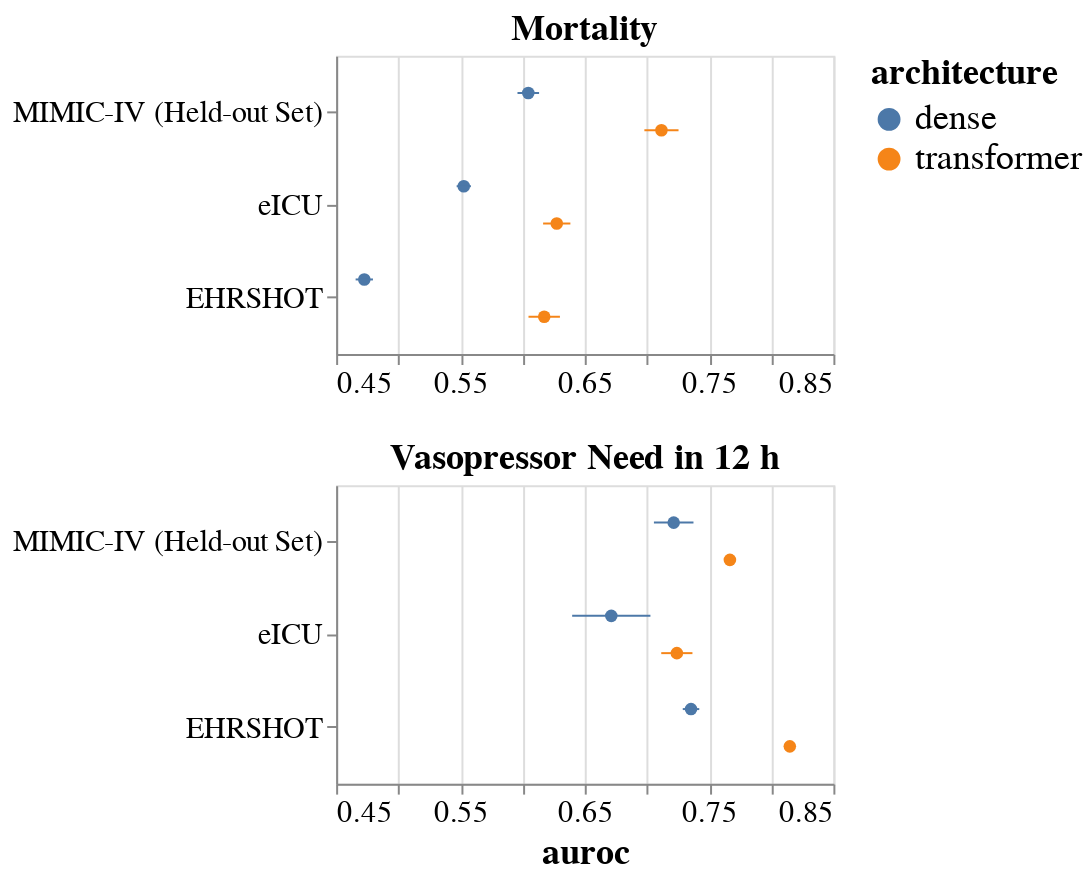

Notebook source saved alongside this figure:
### Code cell
# task_df = df[df['task'] == 'VasopressorNeed']
# print(task_df['auroc'].max())

dataset_order = ['MIMIC-IV (Held-out Set)', 'eICU', 'EHRSHOT']

vaso_chart = alt.Chart(df[df['task'] == 'VasopressorNeed'])
morta_chart = alt.Chart(df[df['task'] == 'Mortality'])
((morta_chart.mark_point(filled=True, size=40).encode(
    y=alt.Y('Dataset:N', axis=alt.Axis(title=None), sort=dataset_order),
    x=alt.X('mean(auroc):Q', scale=alt.Scale(zero=False), title=None),
    yOffset='architecture:N',
    color='architecture:N',
) + morta_chart.mark_errorbar().encode(
    y=alt.Y('Dataset:N', axis=alt.Axis(title=None), sort=dataset_order),
    x='auroc:Q',
    yOffset='architecture:N',
    color='architecture:N',
)).properties(width=250, height=150, title='Mortality') & ((vaso_chart.mark_point(filled=True, size=40).encode(
    y=alt.Y('Dataset:N', axis=alt.Axis(title=None), sort=dataset_order),
    x=alt.X('mean(auroc):Q', scale=alt.Scale(zero=False)),
    yOffset='architecture:N',
    color='architecture:N',
) + vaso_chart.mark_errorbar().encode(
    y=alt.Y('Dataset:N', axis=alt.Axis(title=None), sort=dataset_order),
    x='auroc:Q',
    yOffset='architecture:N',
    color='architecture:N',
)).properties(width=250, height=150, title='Vasopressor Need in 12 h'))).resolve_scale(x='shared').configure_axis(
    labelFontSize=15,
    titleFontSize=18
).configure_title(fontSize=18).configure_legend(titleFontSize=18,
labelFontSize=18)

### Figure 1 — Vega-Lite specification as saved in the notebook (floating-point values rounded to 4 significant figures)
{"config": {"view": {"continuousWidth": 300, "continuousHeight": 300}, "axis": {"labelFontSize": 15, "titleFontSize": 18}, "legend": {"labelFontSize": 18, "titleFontSize": 18}, "title": {"fontSize": 18}}, "vconcat": [{"layer": [{"mark": {"type": "point", "filled": true, "size": 40}, "encoding": {"color": {"field": "architecture", "type": "nominal"}, "x": {"aggregate": "mean", "field": "auroc", "scale": {"zero": false}, "title": null, "type": "quantitative"}, "y": {"axis": {"title": null}, "field": "Dataset", "sort": ["MIMIC-IV (Held-out Set)", "eICU", "EHRSHOT"], "type": "nominal"}, "yOffset": {"field": "architecture", "type": "nominal"}}}, {"mark": {"type": "errorbar"}, "encoding": {"color": {"field": "architecture", "type": "nominal"}, "x": {"field": "auroc", "type": "quantitative"}, "y": {"axis": {"title": null}, "field": "Dataset", "sort": ["MIMIC-IV (Held-out Set)", "eICU", "EHRSHOT"], "type": "nominal"}, "yOffset": {"field": "architecture", "type": "nominal"}}}], "data": {"name": "data-8642f2d83471bf8384dc30f5267c95c2"}, "height": 150, "title": "Mortality", "width": 250}, {"layer": [{"mark": {"type": "point", "filled": true, "size": 40}, "encoding": {"color": {"field": "architecture", "type": "nominal"}, "x": {"aggregate": "mean", "field": "auroc", "scale": {"zero": false}, "type": "quantitative"}, "y": {"axis": {"title": null}, "field": "Dataset", "sort": ["MIMIC-IV (Held-out Set)", "eICU", "EHRSHOT"], "type": "nominal"}, "yOffset": {"field": "architecture", "type": "nominal"}}}, {"mark": {"type": "errorbar"}, "encoding": {"color": {"field": "architecture", "type": "nominal"}, "x": {"field": "auroc", "type": "quantitative"}, "y": {"axis": {"title": null}, "field": "Dataset", "sort": ["MIMIC-IV (Held-out Set)", "eICU", "EHRSHOT"], "type": "nominal"}, "yOffset": {"field": "architecture", "type": "nominal"}}}], "data": {"name": "data-f7db98e32719c8482dfeeeaf84fffa90"}, "height": 150, "title": "Vasopressor Need in 12 h", "width": 250}], "resolve": {"scale": {"x": "shared"}}, "$schema": "https://vega.github.io/schema/vega-lite/v5.15.1.json", "datasets": {"data-8642f2d83471bf8384dc30f5267c95c2": [{"architecture": "transformer", "nencoder": 4, "nhid": 128, "nhead": 8.0, "nembed": 32, "lr": 0.001, "dropout": 0.1, "lr_decay": 0.98, "batch_size": 64, "mask_prob": 0.0, "noise_factor": 0.0, "loss_weighting": "unusualness", "past_value_reconstruction": true, "first_value_reconstruction": false, "dataset": "mimiciv", "task": "Mortality", "trial": 0, "accuracy": 0.5977, "f1": 0.4132, "precision": 0.2942, "recall": 0.6936, "auroc": 0.6849, "r2": null, "mse": null, "rmse": null, "Dataset": "MIMIC-IV (Held-out Set)"}, {"architecture": "transformer", "nencoder": 4, "nhid": 128, "nhead": 8.0, "nembed": 32, "lr": 0.001, "dropout": 0.1, "lr_decay": 0.98, "batch_size": 64, "mask_prob": 0.0, "noise_factor": 0.0, "loss_weighting": "unusualness", "past_value_reconstruction": true, "first_value_reconstruction": false, "dataset": "eicu", "task": "Mortality", "trial": 0, "accuracy": 0.6035, "f1": 0.4084, "precision": 0.3146, "recall": 0.5819, "auroc": 0.6356, "r2": null, "mse": null, "rmse": null, "Dataset": "eICU"}, {"architecture": "transformer", "nencoder": 4, "nhid": 128, "nhead": 8.0, "nembed": 32, "lr": 0.001, "dropout": 0.1, "lr_decay": 0.98, "batch_size": 64, "mask_prob": 0.0, "noise_factor": 0.0, "loss_weighting": "unusualness", "past_value_reconstruction": true, "first_value_reconstruction": false, "dataset": "ehrshot", "task": "Mortality", "trial": 0, "accuracy": 0.03495, "f1": 0.05813, "precision": 0.02993, "recall": 1.0, "auroc": 0.5929, "r2": null, "mse": null, "rmse": null, "Dataset": "EHRSHOT"}, {"architecture": "transformer", "nencoder": 4, "nhid": 128, "nhead": 8.0, "nembed": 32, "lr": 0.001, "dropout": 0.1, "lr_decay": 0.98, "batch_size": 64, "mask_prob": 0.0, "noise_factor": 0.0, "loss_weighting": "unusualness", "past_value_reconstruction": true, "first_value_reconstruction": false, "dataset": "mimiciv", "task": "Mortality", "trial": 1, "accuracy": 0.6213, "f1": 0.4341, "precision": 0.3124, "recall": 0.7115, "auroc": 0.7198, "r2": null, "mse": null, "rmse": null, "Dataset": "MIMIC-IV (Held-out Set)"}, {"architecture": "transformer", "nencoder": 4, "nhid": 128, "nhead": 8.0, "nembed": 32, "lr": 0.001, "dropout": 0.1, "lr_decay": 0.98, "batch_size": 64, "mask_prob": 0.0, "noise_factor": 0.0, "loss_weighting": "unusualness", "past_value_reconstruction": true, "first_value_reconstruction": false, "dataset": "eicu", "task": "Mortality", "trial": 1, "accuracy": 0.6454, "f1": 0.3435, "precision": 0.3042, "recall": 0.3944, "auroc": 0.6058, "r2": null, "mse": null, "rmse": null, "Dataset": "eICU"}, {"architecture": "transformer", "nencoder": 4, "nhid": 128, "nhead": 8.0, "nembed": 32, "lr": 0.001, "dropout": 0.1, "lr_decay": 0.98, "batch_size": 64, "mask_prob": 0.0, "noise_factor": 0.0, "loss_weighting": "unusualness", "past_value_reconstruction": true, "first_value_reconstruction": false, "dataset": "ehrshot", "task": "Mortality", "trial": 1, "accuracy": 0.03231, "f1": 0.05798, "precision": 0.02985, "recall": 1.0, "auroc": 0.635, "r2": null, "mse": null, "rmse": null, "Dataset": "EHRSHOT"}, {"architecture": "transformer", "nencoder": 4, "nhid": 128, "nhead": 8.0, "nembed": 32, "lr": 0.001, "dropout": 0.1, "lr_decay": 0.98, "batch_size": 64, "mask_prob": 0.0, "noise_factor": 0.0, "loss_weighting": "unusualness", "past_value_reconstruction": true, "first_value_reconstruction": false, "dataset": "mimiciv", "task": "Mortality", "trial": 2, "accuracy": 0.649, "f1": 0.4486, "precision": 0.3303, "recall": 0.6993, "auroc": 0.7304, "r2": null, "mse": null, "rmse": null, "Dataset": "MIMIC-IV (Held-out Set)"}, {"architecture": "transformer", "nencoder": 4, "nhid": 128, "nhead": 8.0, "nembed": 32, "lr": 0.001, "dropout": 0.1, "lr_decay": 0.98, "batch_size": 64, "mask_prob": 0.0, "noise_factor": 0.0, "loss_weighting": "unusualness", "past_value_reconstruction": true, "first_value_reconstruction": false, "dataset": "eicu", "task": "Mortality", "trial": 2, "accuracy": 0.7506, "f1": 0.2931, "precision": 0.4398, "recall": 0.2198, "auroc": 0.6411, "r2": null, "mse": null, "rmse": null, "Dataset": "eICU"}, {"architecture": "transformer", "nencoder": 4, "nhid": 128, "nhead": 8.0, "nembed": 32, "lr": 0.001, "dropout": 0.1, "lr_decay": 0.98, "batch_size": 64, "mask_prob": 0.0, "noise_factor": 0.0, "loss_weighting": "unusualness", "past_value_reconstruction": true, "first_value_reconstruction": false, "dataset": "ehrshot", "task": "Mortality", "trial": 2, "accuracy": 0.9604, "f1": 0.06131, "precision": 0.1044, "recall": 0.0434, "auroc": 0.6243, "r2": null, "mse": null, "rmse": null, "Dataset": "EHRSHOT"}, {"architecture": "dense", "nencoder": 4, "nhid": 128, "nhead": null, "nembed": 32, "lr": 0.001, "dropout": 0.1, "lr_decay": 0.98, "batch_size": 64, "mask_prob": 0.0, "noise_factor": 0.0, "loss_weighting": "unusualness", "past_value_reconstruction": true, "first_value_reconstruction": false, "dataset": "mimiciv", "task": "Mortality", "trial": 0, "accuracy": 0.5849, "f1": 0.3508, "precision": 0.2577, "recall": 0.5493, "auroc": 0.5979, "r2": null, "mse": null, "rmse": null, "Dataset": "MIMIC-IV (Held-out Set)"}, {"architecture": "dense", "nencoder": 4, "nhid": 128, "nhead": null, "nembed": 32, "lr": 0.001, "dropout": 0.1, "lr_decay": 0.98, "batch_size": 64, "mask_prob": 0.0, "noise_factor": 0.0, "loss_weighting": "unusualness", "past_value_reconstruction": true, "first_value_reconstruction": false, "dataset": "eicu", "task": "Mortality", "trial": 0, "accuracy": 0.4817, "f1": 0.3588, "precision": 0.2531, "recall": 0.6166, "auroc": 0.5529, "r2": null, "mse": null, "rmse": null, "Dataset": "eICU"}, {"architecture": "dense", "nencoder": 4, "nhid": 128, "nhead": null, "nembed": 32, "lr": 0.001, "dropout": 0.1, "lr_decay": 0.98, "batch_size": 64, "mask_prob": 0.0, "noise_factor": 0.0, "loss_weighting": "unusualness", "past_value_reconstruction": true, "first_value_reconstruction": false, "dataset": "ehrshot", "task": "Mortality", "trial": 0, "accuracy": 0.03319, "f1": 0.05803, "precision": 0.02988, "recall": 1.0, "auroc": 0.4759, "r2": null, "mse": null, "rmse": null, "Dataset": "EHRSHOT"}, {"architecture": "dense", "nencoder": 4, "nhid": 128, "nhead": null, "nembed": 32, "lr": 0.001, "dropout": 0.1, "lr_decay": 0.98, "batch_size": 64, "mask_prob": 0.0, "noise_factor": 0.0, "loss_weighting": "unusualness", "past_value_reconstruction": true, "first_value_reconstruction": false, "dataset": "mimiciv", "task": "Mortality", "trial": 1, "accuracy": 0.6394, "f1": 0.3427, "precision": 0.273, "recall": 0.4604, "auroc": 0.594, "r2": null, "mse": null, "rmse": null, "Dataset": "MIMIC-IV (Held-out Set)"}, {"architecture": "dense", "nencoder": 4, "nhid": 128, "nhead": null, "nembed": 32, "lr": 0.001, "dropout": 0.1, "lr_decay": 0.98, "batch_size": 64, "mask_prob": 0.0, "noise_factor": 0.0, "loss_weighting": "unusualness", "past_value_reconstruction": true, "first_value_reconstruction": false, "dataset": "eicu", "task": "Mortality", "trial": 1, "accuracy": 0.563, "f1": 0.3405, "precision": 0.2639, "recall": 0.4794, "auroc": 0.5426, "r2": null, "mse": null, "rmse": null, "Dataset": "eICU"}, {"architecture": "dense", "nencoder": 4, "nhid": 128, "nhead": null, "nembed": 32, "lr": 0.001, "dropout": 0.1, "lr_decay": 0.98, "batch_size": 64, "mask_prob": 0.0, "noise_factor": 0.0, "loss_weighting": "unusualness", "past_value_reconstruction": true, "first_value_reconstruction": false, "dataset": "ehrshot", "task": "Mortality", "trial": 1, "accuracy": 0.03492, "f1": 0.05812, "precision": 0.02993, "recall": 1.0, "auroc": 0.4593, "r2": null, "mse": null, "rmse": null, "Dataset": "EHRSHOT"}, {"architecture": "dense", "nencoder": 4, "nhid": 128, "nhead": null, "nembed": 32, "lr": 0.001, "dropout": 0.1, "lr_decay": 0.98, "batch_size": 64, "mask_prob": 0.0, "noise_factor": 0.0, "loss_weighting": "unusualness", "past_value_reconstruction": true, "first_value_reconstruction": false, "dataset": "mimiciv", "task": "Mortality", "trial": 2, "accuracy": 0.621, "f1": 0.367, "precision": 0.2785, "recall": 0.538, "auroc": 0.6218, "r2": null, "mse": null, "rmse": null, "Dataset": "MIMIC-IV (Held-out Set)"}, {"architecture": "dense", "nencoder": 4, "nhid": 128, "nhead": null, "nembed": 32, "lr": 0.001, "dropout": 0.1, "lr_decay": 0.98, "batch_size": 64, "mask_prob": 0.0, "noise_factor": 0.0, "loss_weighting": "unusualness", "past_value_reconstruction": true, "first_value_reconstruction": false, "dataset": "eicu", "task": "Mortality", "trial": 2, "accuracy": 0.3628, "f1": 0.3747, "precision": 0.2436, "recall": 0.8116, "auroc": 0.5625, "r2": null, "mse": null, "rmse": null, "Dataset": "eICU"}, {"architecture": "dense", "nencoder": 4, "nhid": 128, "nhead": null, "nembed": 32, "lr": 0.001, "dropout": 0.1, "lr_decay": 0.98, "batch_size": 64, "mask_prob": 0.0, "noise_factor": 0.0, "loss_weighting": "unusualness", "past_value_reconstruction": true, "first_value_reconstruction": false, "dataset": "ehrshot", "task": "Mortality", "trial": 2, "accuracy": 0.02978, "f1": 0.05783, "precision": 0.02978, "recall": 1.0, "auroc": 0.4827, "r2": null, "mse": null, "rmse": null, "Dataset": "EHRSHOT"}], "data-f7db98e32719c8482dfeeeaf84fffa90": [{"architecture": "transformer", "nencoder": 4, "nhid": 128, "nhead": 8.0, "nembed": 32, "lr": 0.001, "dropout": 0.1, "lr_decay": 0.98, "batch_size": 64, "mask_prob": 0.0, "noise_factor": 0.0, "loss_weighting": "unusualness", "past_value_reconstruction": true, "first_value_reconstruction": false, "dataset": "mimiciv", "task": "VasopressorNeed", "trial": 0, "accuracy": 0.7485, "f1": 0.483, "precision": 0.3936, "recall": 0.6247, "auroc": 0.7575, "r2": null, "mse": null, "rmse": null, "Dataset": "MIMIC-IV (Held-out Set)"}, {"architecture": "transformer", "nencoder": 4, "nhid": 128, "nhead": 8.0, "nembed": 32, "lr": 0.001, "dropout": 0.1, "lr_decay": 0.98, "batch_size": 64, "mask_prob": 0.0, "noise_factor": 0.0, "loss_weighting": "unusualness", "past_value_reconstruction": true, "first_value_reconstruction": false, "dataset": "eicu", "task": "VasopressorNeed", "trial": 0, "accuracy": 0.7379, "f1": 0.4525, "precision": 0.3779, "recall": 0.5639, "auroc": 0.7411, "r2": null, "mse": null, "rmse": null, "Dataset": "eICU"}, {"architecture": "transformer", "nencoder": 4, "nhid": 128, "nhead": 8.0, "nembed": 32, "lr": 0.001, "dropout": 0.1, "lr_decay": 0.98, "batch_size": 64, "mask_prob": 0.0, "noise_factor": 0.0, "loss_weighting": "unusualness", "past_value_reconstruction": true, "first_value_reconstruction": false, "dataset": "ehrshot", "task": "VasopressorNeed", "trial": 0, "accuracy": 0.8595, "f1": 0.3633, "precision": 0.2662, "recall": 0.5719, "auroc": 0.8092, "r2": null, "mse": null, "rmse": null, "Dataset": "EHRSHOT"}, {"architecture": "transformer", "nencoder": 4, "nhid": 128, "nhead": 8.0, "nembed": 32, "lr": 0.001, "dropout": 0.1, "lr_decay": 0.98, "batch_size": 64, "mask_prob": 0.0, "noise_factor": 0.0, "loss_weighting": "unusualness", "past_value_reconstruction": true, "first_value_reconstruction": false, "dataset": "mimiciv", "task": "VasopressorNeed", "trial": 1, "accuracy": 0.7441, "f1": 0.4868, "precision": 0.3908, "recall": 0.6454, "auroc": 0.7703, "r2": null, "mse": null, "rmse": null, "Dataset": "MIMIC-IV (Held-out Set)"}, {"architecture": "transformer", "nencoder": 4, "nhid": 128, "nhead": 8.0, "nembed": 32, "lr": 0.001, "dropout": 0.1, "lr_decay": 0.98, "batch_size": 64, "mask_prob": 0.0, "noise_factor": 0.0, "loss_weighting": "unusualness", "past_value_reconstruction": true, "first_value_reconstruction": false, "dataset": "eicu", "task": "VasopressorNeed", "trial": 1, "accuracy": 0.7248, "f1": 0.419, "precision": 0.3524, "recall": 0.5166, "auroc": 0.6996, "r2": null, "mse": null, "rmse": null, "Dataset": "eICU"}, {"architecture": "transformer", "nencoder": 4, "nhid": 128, "nhead": 8.0, "nembed": 32, "lr": 0.001, "dropout": 0.1, "lr_decay": 0.98, "batch_size": 64, "mask_prob": 0.0, "noise_factor": 0.0, "loss_weighting": "unusualness", "past_value_reconstruction": true, "first_value_reconstruction": false, "dataset": "ehrshot", "task": "VasopressorNeed", "trial": 1, "accuracy": 0.6558, "f1": 0.2476, "precision": 0.1462, "recall": 0.8079, "auroc": 0.8143, "r2": null, "mse": null, "rmse": null, "Dataset": "EHRSHOT"}, {"architecture": "transformer", "nencoder": 4, "nhid": 128, "nhead": 8.0, "nembed": 32, "lr": 0.001, "dropout": 0.1, "lr_decay": 0.98, "batch_size": 64, "mask_prob": 0.0, "noise_factor": 0.0, "loss_weighting": "unusualness", "past_value_reconstruction": true, "first_value_reconstruction": false, "dataset": "mimiciv", "task": "VasopressorNeed", "trial": 2, "accuracy": 0.748, "f1": 0.4911, "precision": 0.3958, "recall": 0.6468, "auroc": 0.7724, "r2": null, "mse": null, "rmse": null, "Dataset": "MIMIC-IV (Held-out Set)"}, {"architecture": "transformer", "nencoder": 4, "nhid": 128, "nhead": 8.0, "nembed": 32, "lr": 0.001, "dropout": 0.1, "lr_decay": 0.98, "batch_size": 64, "mask_prob": 0.0, "noise_factor": 0.0, "loss_weighting": "unusualness", "past_value_reconstruction": true, "first_value_reconstruction": false, "dataset": "eicu", "task": "VasopressorNeed", "trial": 2, "accuracy": 0.7738, "f1": 0.4398, "precision": 0.4195, "recall": 0.4623, "auroc": 0.7315, "r2": null, "mse": null, "rmse": null, "Dataset": "eICU"}, {"architecture": "transformer", "nencoder": 4, "nhid": 128, "nhead": 8.0, "nembed": 32, "lr": 0.001, "dropout": 0.1, "lr_decay": 0.98, "batch_size": 64, "mask_prob": 0.0, "noise_factor": 0.0, "loss_weighting": "unusualness", "past_value_reconstruction": true, "first_value_reconstruction": false, "dataset": "ehrshot", "task": "VasopressorNeed", "trial": 2, "accuracy": 0.6061, "f1": 0.2308, "precision": 0.1337, "recall": 0.8429, "auroc": 0.8213, "r2": null, "mse": null, "rmse": null, "Dataset": "EHRSHOT"}, {"architecture": "dense", "nencoder": 4, "nhid": 128, "nhead": null, "nembed": 32, "lr": 0.001, "dropout": 0.1, "lr_decay": 0.98, "batch_size": 64, "mask_prob": 0.0, "noise_factor": 0.0, "loss_weighting": "unusualness", "past_value_reconstruction": true, "first_value_reconstruction": false, "dataset": "mimiciv", "task": "VasopressorNeed", "trial": 0, "accuracy": 0.7065, "f1": 0.4367, "precision": 0.3416, "recall": 0.6052, "auroc": 0.7113, "r2": null, "mse": null, "rmse": null, "Dataset": "MIMIC-IV (Held-out Set)"}, {"architecture": "dense", "nencoder": 4, "nhid": 128, "nhead": null, "nembed": 32, "lr": 0.001, "dropout": 0.1, "lr_decay": 0.98, "batch_size": 64, "mask_prob": 0.0, "noise_factor": 0.0, "loss_weighting": "unusualness", "past_value_reconstruction": true, "first_value_reconstruction": false, "dataset": "eicu", "task": "VasopressorNeed", "trial": 0, "accuracy": 0.4776, "f1": 0.3739, "precision": 0.2429, "recall": 0.8121, "auroc": 0.6908, "r2": null, "mse": null, "rmse": null, "Dataset": "eICU"}, {"architecture": "dense", "nencoder": 4, "nhid": 128, "nhead": null, "nembed": 32, "lr": 0.001, "dropout": 0.1, "lr_decay": 0.98, "batch_size": 64, "mask_prob": 0.0, "noise_factor": 0.0, "loss_weighting": "unusualness", "past_value_reconstruction": true, "first_value_reconstruction": false, "dataset": "ehrshot", "task": "VasopressorNeed", "trial": 0, "accuracy": 0.07305, "f1": 0.1314, "precision": 0.07031, "recall": 1.0, "auroc": 0.7231, "r2": null, "mse": null, "rmse": null, "Dataset": "EHRSHOT"}, {"architecture": "dense", "nencoder": 4, "nhid": 128, "nhead": null, "nembed": 32, "lr": 0.001, "dropout": 0.1, "lr_decay": 0.98, "batch_size": 64, "mask_prob": 0.0, "noise_factor": 0.0, "loss_weighting": "unusualness", "past_value_reconstruction": true, "first_value_reconstruction": false, "dataset": "mimiciv", "task": "VasopressorNeed", "trial": 1, "accuracy": 0.7109, "f1": 0.4284, "precision": 0.341, "recall": 0.5761, "auroc": 0.7005, "r2": null, "mse": null, "rmse": null, "Dataset": "MIMIC-IV (Held-out Set)"}, {"architecture": "dense", "nencoder": 4, "nhid": 128, "nhead": null, "nembed": 32, "lr": 0.001, "dropout": 0.1, "lr_decay": 0.98, "batch_size": 64, "mask_prob": 0.0, "noise_factor": 0.0, "loss_weighting": "unusualness", "past_value_reconstruction": true, "first_value_reconstruction": false, "dataset": "eicu", "task": "VasopressorNeed", "trial": 1, "accuracy": 0.5696, "f1": 0.3386, "precision": 0.2402, "recall": 0.5737, "auroc": 0.6098, "r2": null, "mse": null, "rmse": null, "Dataset": "eICU"}, {"architecture": "dense", "nencoder": 4, "nhid": 128, "nhead": null, "nembed": 32, "lr": 0.001, "dropout": 0.1, "lr_decay": 0.98, "batch_size": 64, "mask_prob": 0.0, "noise_factor": 0.0, "loss_weighting": "unusualness", "past_value_reconstruction": true, "first_value_reconstruction": false, "dataset": "ehrshot", "task": "VasopressorNeed", "trial": 1, "accuracy": 0.8968, "f1": 0.3223, "precision": 0.2987, "recall": 0.3499, "auroc": 0.7458, "r2": null, "mse": null, "rmse": null, "Dataset": "EHRSHOT"}, {"architecture": "dense", "nencoder": 4, "nhid": 128, "nhead": null, "nembed": 32, "lr": 0.001, "dropout": 0.1, "lr_decay": 0.98, "batch_size": 64, "mask_prob": 0.0, "noise_factor": 0.0, "loss_weighting": "unusualness", "past_value_reconstruction": true, "first_value_reconstruction": false, "dataset": "mimiciv", "task": "VasopressorNeed", "trial": 2, "accuracy": 0.7091, "f1": 0.4641, "precision": 0.355, "recall": 0.6701, "auroc": 0.7527, "r2": null, "mse": null, "rmse": null, "Dataset": "MIMIC-IV (Held-out Set)"}, {"architecture": "dense", "nencoder": 4, "nhid": 128, "nhead": null, "nembed": 32, "lr": 0.001, "dropout": 0.1, "lr_decay": 0.98, "batch_size": 64, "mask_prob": 0.0, "noise_factor": 0.0, "loss_weighting": "unusualness", "past_value_reconstruction": true, "first_value_reconstruction": false, "dataset": "eicu", "task": "VasopressorNeed", "trial": 2, "accuracy": 0.3598, "f1": 0.3559, "precision": 0.2206, "recall": 0.9211, "auroc": 0.7134, "r2": null, "mse": null, "rmse": null, "Dataset": "eICU"}, {"architecture": "dense", "nencoder": 4, "nhid": 128, "nhead": null, "nembed": 32, "lr": 0.001, "dropout": 0.1, "lr_decay": 0.98, "batch_size": 64, "mask_prob": 0.0, "noise_factor": 0.0, "loss_weighting": "unusualness", "past_value_reconstruction": true, "first_value_reconstruction": false, "dataset": "ehrshot", "task": "VasopressorNeed", "trial": 2, "accuracy": 0.07034, "f1": 0.131, "precision": 0.07012, "recall": 1.0, "auroc": 0.7376, "r2": null, "mse": null, "rmse": null, "Dataset": "EHRSHOT"}]}}
